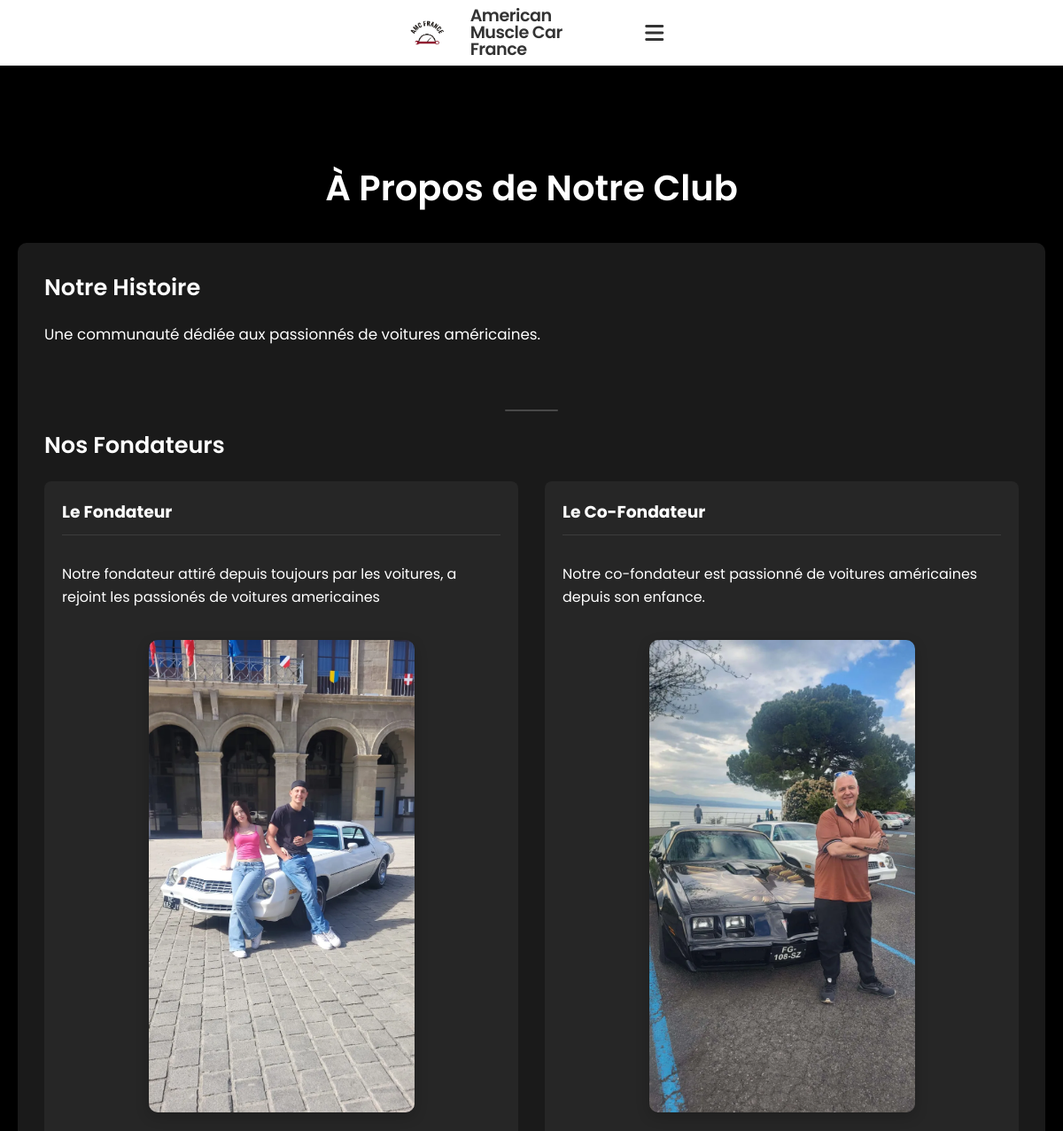
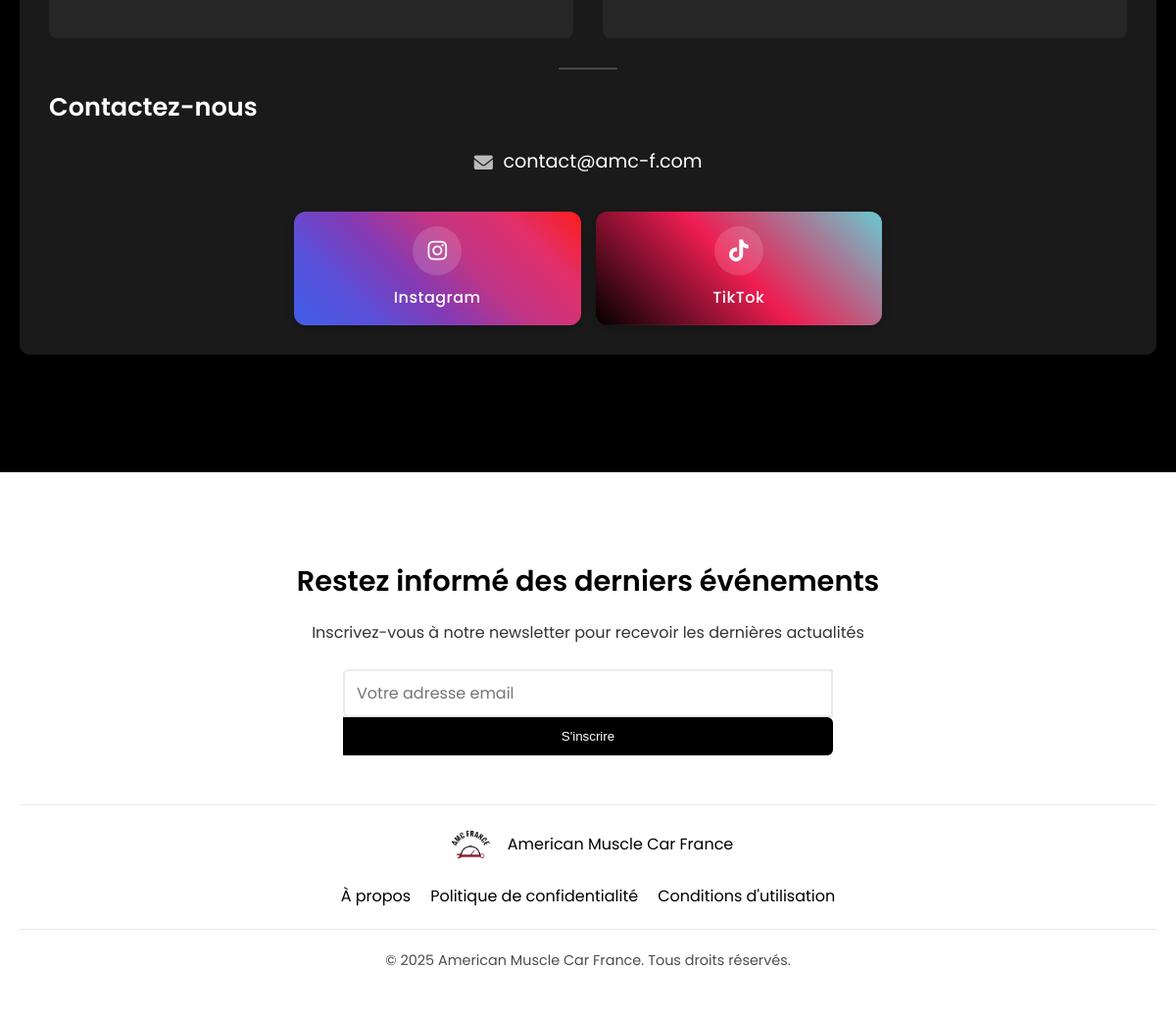
The page /about/ on the database its author committed (2 pictures, top to bottom).
### core/models.py (models this page shows, shortened)
class ClubInfo(models.Model):
    name = models.CharField(max_length=100, default="Club de Voitures Américaines", verbose_name="Nom")
    description = models.TextField(verbose_name="Description")
    founder_info = models.TextField(blank=True, null=True, verbose_name="Informations sur le fondateur")
    cofounder_info = models.TextField(blank=True, null=True, verbose_name="Informations sur le co-fondateur")
    email = models.EmailField(blank=True, null=True, verbose_name="Email")
    phone = models.CharField(max_length=20, blank=True, null=True, verbose_name="Téléphone")
    instagram = models.CharField(max_length=100, blank=True, null=True)
    facebook = models.CharField(max_length=100, blank=True, null=True)
    twitter = models.CharField(max_length=100, blank=True, null=True)
    class Meta:
        verbose_name = "Information du Club"
        verbose_name_plural = "Informations du Club"

### core/views.py (the view)
# urls.py: path('about/', views.about, name='about'),
def about(request):
    club_info = ClubInfo.objects.first()
    context = {
        'club_info': club_info,
    }
    return render(request, 'core/about.html', context)

### core/context_processors.py (called while the page is built)
def club_info(request):
    try:
        info = ClubInfo.objects.first()
    except:
        info = None
    return {'global_club_info': info}

### templates/core/about.html (shortened to what this page needs)
{% extends 'base/base.html' %}
{% block content %}
<main style="grid-template-columns: 1fr; grid-template-areas: 'title' 'content'; padding: 0 20px;">
    <h1>À Propos de Notre Club</h1>
    <div class="about-content" style="grid-area: content; background-color: rgba(255, 255, 255, 0.1); border-radius: 10px; padding: 30px; margin-bottom: 40px;">
        {% if club_info %}
            <div class="about-section">
                <h2>Notre Histoire</h2>
                <p>{{ club_info.description }}</p>
            </div>
            <div class="founders-section">
                <h2>Nos Fondateurs</h2>
                <div class="founders-grid">
                    <div class="founder-card">
                        <h3>Le Fondateur</h3>
                        <p>{{ club_info.founder_info }}</p>
                        <img src="/static/img/Jerem.png" alt="Fondateur" class="founder-image">
                    </div>
                    <div class="founder-card">
                        <h3>Le Co-Fondateur</h3>
                        <p>{{ club_info.cofounder_info }}</p>
                        <img src="/static/img/Eric.png" alt="Co-Fondateur" class="founder-image">
                    </div>
                </div>
            </div>
            <div class="contact-section">
                <h2>Contactez-nous</h2>
                <div class="contact-container" style="display: flex; flex-direction: column; align-items: center; text-align: center; margin-top: 20px;">
                    {% if club_info.email %}
                        <div class="contact-item" style="margin-bottom: 25px; font-size: 1.2rem; display: flex; align-items: center; justify-content: center;">
                            <i class="fas fa-envelope" style="margin-right: 10px; color: rgba(255, 255, 255, 0.7);"></i>
                            {{ club_info.email }}
                        </div>
                    {% endif %}
                    <div class="social-links-container" style="width: 100%; max-width: 600px; margin: 0 auto;">
                        <div class="social-media-grid" style="display: grid; grid-template-columns: repeat(auto-fit, minmax(130px, 1fr)); gap: 15px; justify-content: center; margin-top: 10px;">
                            {% if club_info.instagram %}
                                <a href="{{ club_info.instagram|safe }}"
                                   class="social-btn instagram"
                                   target="_blank"
                                   rel="noopener noreferrer"
                                   aria-label="Instagram"
                                   onclick="openSocialMedia('{{ club_info.instagram|safe }}', 'instagram')">
                                    <div class="social-icon-wrapper">
                                        <i class="fab fa-instagram"></i>
                                    </div>
                                    <span class="social-name">Instagram</span>
                                </a>
                            {% endif %}
                            {% if club_info.tiktok or True %}
                                <a href="{{ club_info.tiktok|default:'https://www.tiktok.com/@amc.france'|safe }}"
                                   class="social-btn tiktok"
                                   target="_blank"
                                   rel="noopener noreferrer"
                                   aria-label="TikTok"
                                   onclick="openSocialMedia('{{ club_info.tiktok|default:'https://www.tiktok.com/@amc.france'|safe }}', 'tiktok')">
                                    <div class="social-icon-wrapper">
                                        <i class="fab fa-tiktok"></i>
                                    </div>
                                    <span class="social-name">TikTok</span>
                                </a>
                            {% endif %}
                        </div>
                    </div>
                </div>
            </div>
        {% else %}
            <p>Les informations sur le club ne sont pas encore disponibles.</p>
        {% endif %}
    </div>
</main>
{% endblock %}

### templates/base/base.html (shortened to what this page needs)
<!DOCTYPE html>
<html lang="fr">
<head>
    <link href="https://cdnjs.cloudflare.com/ajax/libs/font-awesome/6.0.0/css/all.min.css" rel="stylesheet">
    <link href="/static/css/style.css" rel="stylesheet">
</head>
<body>
    <nav>
        <div class="nav-left">
            <a href="{% url 'home' %}">
                <img src="/static/img/logo.png" alt="logo">
            </a>
            <span class="nav-title">{% if global_club_info %}{{ global_club_info.name }}{% else %}Club de Voitures Américaines{% endif %}</span>
        </div>
        <div class="nav-right">
            <button id="mobile-menu-toggle" aria-label="Toggle menu">
                <i class="fas fa-bars"></i>
            </button>
        </div>
    </nav>
    {% block content %}{% endblock %}
    <footer>
        <div class="footer-container">
            <div class="newsletter">
                <h3>Restez informé des derniers événements</h3>
                <p>Inscrivez-vous à notre newsletter pour recevoir les dernières actualités</p>
                <form class="newsletter-form" method="post" action="{% url 'newsletter_signup' %}">
                    <input type="email" name="email" placeholder="Votre adresse email" required>
                    <button type="submit">S'inscrire</button>
                </form>
            </div>
            <div class="footer-info">
                <div class="footer-logo">
                    <img src="/static/img/logo.png" alt="logo" class="footer-logo-img">
                    <span>{% if global_club_info %}{{ global_club_info.name }}{% else %}Club de Voitures Américaines{% endif %}</span>
                </div>
                <div class="footer-links">
                    <a href="{% url 'about' %}">À propos</a>
                    <a href="#">Politique de confidentialité</a>
                    <a href="#">Conditions d'utilisation</a>
                </div>
            </div>
            <div class="copyright">
                <p>&copy; {% now "Y" %} {% if global_club_info %}{{ global_club_info.name }}{% else %}Club de Voitures Américaines{% endif %}. Tous droits réservés.</p>
            </div>
        </div>
    </footer>
</body>
</html>

### static/css/style.css (style rules this page uses)
:root { --main-dark: #0e0f10; --secondary-dark: #1a1c1e; --accent: #ff3838; --text-light: #f8f9fa; --text-secondary: #adb5bd; --event-date-bg: #ff3838; }
html, body { height: 100%; }
html { font-size: 16px; }
body { margin: 0; padding: 0; background-color: black; color: white; font-family: 'Poppins', sans-serif; display: flex; flex-direction: column; min-height: 100vh; line-height: 1.6; }
nav { display: flex; justify-content: center; align-items: center; padding: 15px 30px; background-color: white; box-shadow: 0 2px 10px rgba(0, 0, 0, 0.1); position: sticky; top: 0; z-index: 100; }
.nav-left { display: flex; align-items: center; gap: 15px; }
.nav-left img { height: 75px; width: auto; object-fit: contain; display: block; }
.nav-title { font-weight: 600; font-size: 1.4em; color: #333; letter-spacing: -0.5px; display: flex; align-items: center; line-height: 1; }
.nav-right { display: flex; }
nav a { text-decoration: none; color: #333; font-weight: 500; font-size: 1.05rem; padding: 8px 12px; border-radius: 4px; position: relative; transition: all 0.2s ease; }
nav a::after { content: ''; position: absolute; width: 0; height: 2px; bottom: 0; left: 50%; background-color: #333; transition: all 0.3s ease; }
main { min-height: auto; max-width: 1300px; margin: 80px auto; padding: 0 20px; flex: 1; }
main > h1 { grid-area: title; text-align: center; margin-bottom: 30px; font-size: 2.5rem; font-weight: 600; }
main h2 { margin: 0; font-size: 1.3rem; font-weight: 500; margin-bottom: 10px; transition: color 0.3s ease; }
main h2:first-of-type { font-weight: 600; font-size: 1.6rem; margin-bottom: 15px; position: relative; transition: color 0.3s ease; }
main h2:first-of-type::after { content: ''; position: absolute; bottom: -5px; left: 0; width: 0; height: 2px; background-color: #ffffff; transition: width 0.3s ease; }
footer { background-color: white; color: black; padding: 60px 0 30px; width: 100%; margin-top: auto; position: relative; z-index: 5; }
.footer-container { max-width: 1300px; margin: 0 auto; padding: 0 20px; }
.newsletter { text-align: center; max-width: 600px; margin: 0 auto 50px; }
.newsletter h3 { font-size: 1.8rem; font-weight: 600; margin-bottom: 15px; }
.newsletter p { font-size: 1rem; margin-bottom: 25px; opacity: 0.8; }
.newsletter-form { display: flex; flex-direction: column; max-width: 500px; margin: 0 auto; }
.newsletter-form input { flex: 1; padding: 12px 15px; border: 2px solid #eaeaea; border-radius: 6px 0 0 6px; font-size: 1rem; font-family: inherit; transition: border-color 0.3s ease; }
.newsletter-form button { background-color: black; color: white; border: none; padding: 12px 25px; border-radius: 0 6px 6px 0; font-weight: 500; cursor: pointer; transition: background-color 0.3s ease; }
.footer-info { display: flex; justify-content: space-between; align-items: center; flex-wrap: wrap; padding: 20px 0; border-top: 1px solid #eaeaea; border-bottom: 1px solid #eaeaea; margin-bottom: 20px; }
.footer-logo { display: flex; align-items: center; gap: 10px; }
.footer-logo-img { height: 40px; width: auto; }
.footer-links { display: flex; flex-direction: row; align-items: center; gap: 20px; }
.footer-links a { color: black; text-decoration: none; transition: color 0.3s ease; }
.copyright { text-align: center; font-size: 0.9rem; opacity: 0.7; }
@media (max-width: 1400px) { main { grid-template-columns: 1fr; grid-template-areas: "title" "card1" "card2" "card3" "card4" "card5" "card6"; } }
@media (max-width: 1400px) { .footer-info { flex-direction: column; gap: 20px; } }
input, select, textarea { font-size: 16px !important; padding: 10px 12px !important; }

### rows shown on the page
ClubInfo: name "American Muscle Car France", description "Une communauté dédiée aux passionnés de voitures américaines.", founder_info "Notre fondateur attiré depuis toujours par les voitures, a rejoint les passionés de voitures americaines", cofounder_info "Notre co-fondateur est passionné de voitures américaines depuis son enfance.", email "contact@amc-f.com"
